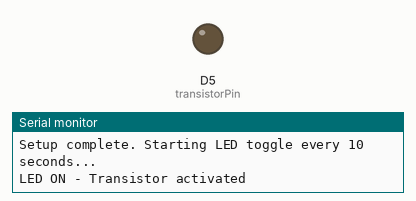
Recording of a sketch running on a simulated ESP8266 (NodeMCU). On the bench: output pins drawn as LEDs (lit = HIGH), the last lines printed to the serial monitor.

Above: at 2.5 s.
At 7.5 s:
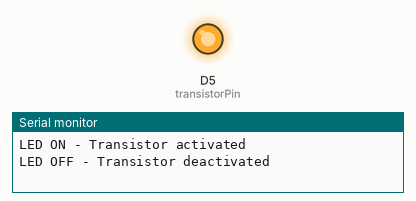
Timing chart, 0 to 13.0 s (numbered marks = the images above):
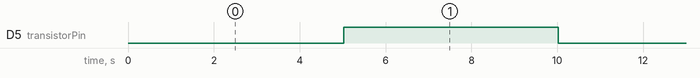

Measured:
- by itself, D5 (transistorPin): alternates HIGH for 5.0 s and LOW for 5.0 s

The sketch:

transistor_test.ino
```cpp
/*
Connect voltage to the side pins of the transistor.
Connect control pin of the transistor to D6.

The code below works if the LED is connected to 3V and the GND passes through the transistor.
If you invert the wiring with 3V passing through the transistor, then invert LOW and HIGH

*/


const int transistorPin = D5;  // GPIO12 on ESP8266
bool ledState = false; // false = OFF

void setup() {
  Serial.begin(9600);               // Start serial communication
  pinMode(transistorPin, OUTPUT);     // Set D6 as output
  digitalWrite(transistorPin, LOW);   // Ensure LED is off initially
  Serial.println("Setup complete. Starting LED toggle every 10 seconds...");
}

void loop() {

  ledState = !ledState;  // Toggle state
  digitalWrite(transistorPin, ledState ? LOW : HIGH);

  // Debug message
  if (ledState) {
    Serial.println("LED ON - Transistor activated");
  } else {
    Serial.println("LED OFF - Transistor deactivated");
  }

  delay(5000);  // Wait for 10 seconds

}
```
